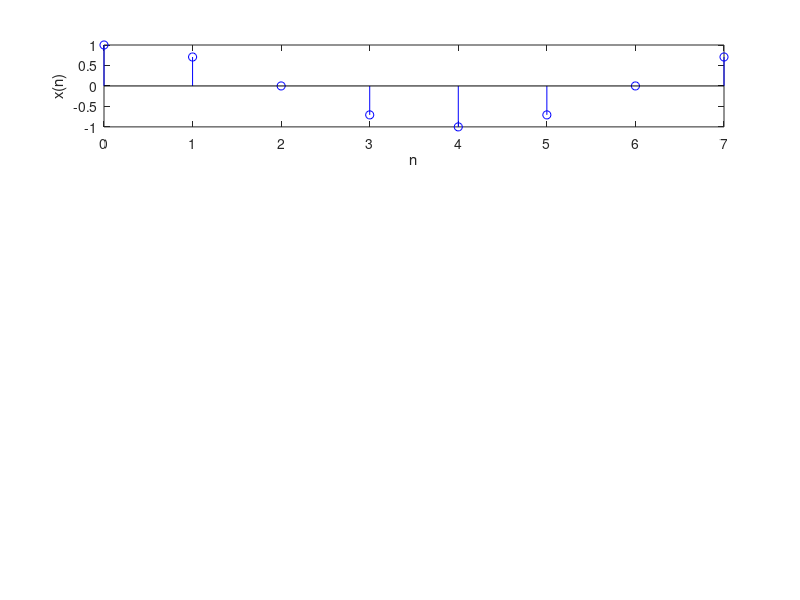

Here is the MATLAB script that generated this plot: (Note: this script raises an error after producing the figure.)
clc
clear all
close all

[x_n] = [1 5 4 3 3 4 5 1];
N = length(x_n);
n = 0:1:N-1;
k = 0:1:N-1;
for ii = 1:N
    % if(n(ii)==3)
    %     x_n(ii) = 1;
    % else
    %     x_n(ii) = 0;
    % end
    x_n(ii) = cos((pi/4)*n(ii));
end
subplot(4,1,1),stem(n,x_n,'b');
xlabel("n");
ylabel("x(n)");

[X] = DFT(x_n,N,n,k);
X_mag = abs(X);
X_ang = atan(imag(X)./real(X));

x_n_rec = IDFT(X,N,n,k);

subplot(4,1,2),stem(k,X_mag,'k');
xlabel("k");
ylabel("|X(k)|");

subplot(4,1,3),stem(k,X_ang,'k');
xlabel("k");
ylabel("\angle X(k)");

subplot(4,1,4),stem(n,x_n_rec,'r');
xlabel("n");
ylabel("x_r(n)");